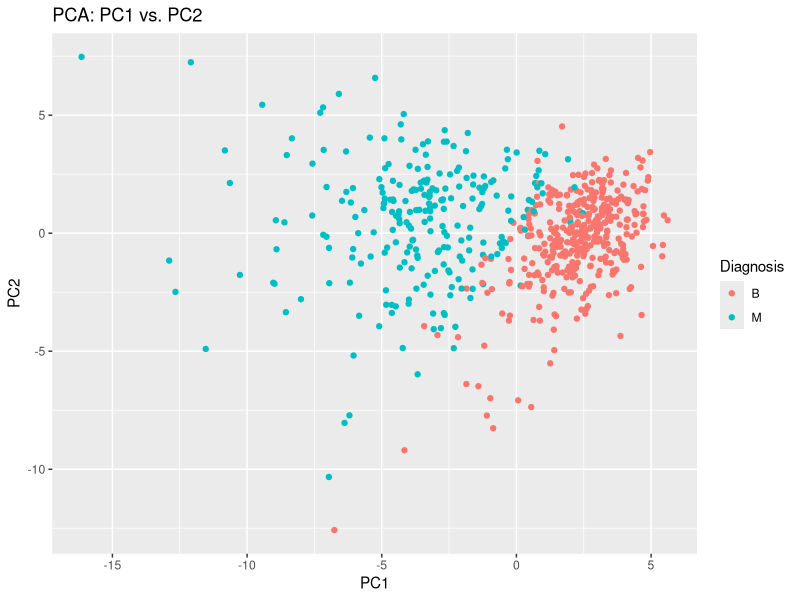
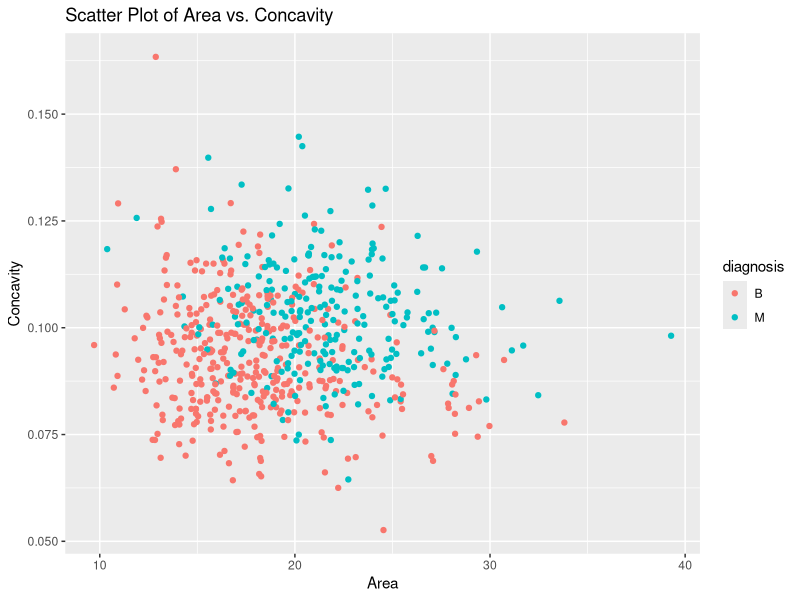
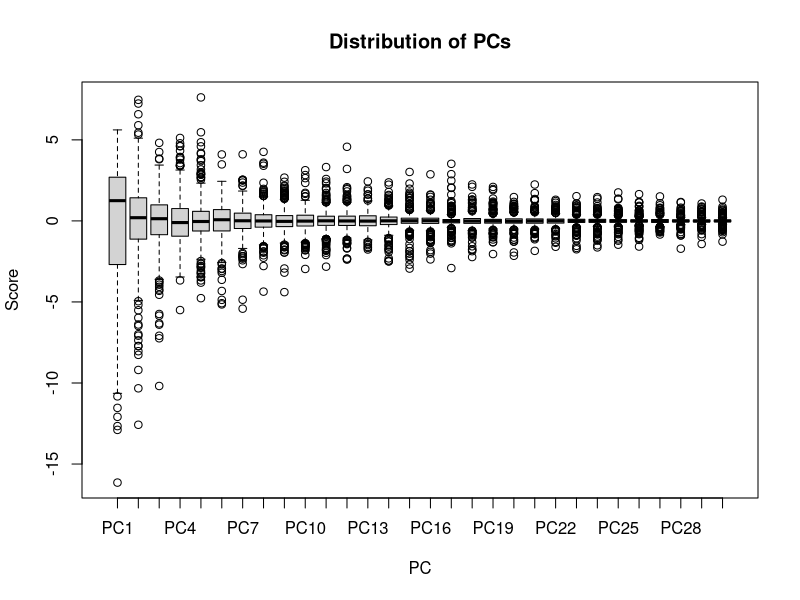

The R source for these figures, in order:
## ---- chunk 1
ovarian.dataset <- read.delim("ovarian.data", sep=",", header = FALSE)
features <- c("perimeter", "area", "smoothness", "symmetry", "concavity", paste("protein", seq(1, 25), sep=""))

names(ovarian.dataset) <- c("cell_id", "diagnosis", features) # paste0(features,"_mean"), paste0(features,"_se"), paste0(features,"_worst")

head(ovarian.dataset)
## ---- chunk 2
data_subset <- ovarian.dataset[, c(3:ncol(ovarian.dataset))]

pca_result <- prcomp(data_subset, center = TRUE, scale. = TRUE)

pca_summary <- summary(pca_result)

proportion_variance_PC1 <- pca_summary$importance[2, 1]

cat("Number of variation in the data associated with PC1: ",proportion_variance_PC1, "\n" )

## ---- chunk 3
cumulative_variances <- pca_summary$importance[3, ]

num_pcs_for_90_percent_variance <- which(cumulative_variances >= 0.90)[1]

cat("Number of PCs needed to preserve 90% of the variance: ", num_pcs_for_90_percent_variance, "\n")

## ---- chunk 4
library(ggplot2)

pca_data <- as.data.frame(pca_result$x[, c(1, 2)])

ggplot(pca_data, aes(x = PC1, y = PC2)) +
  geom_point(aes(color = ovarian.dataset$diagnosis)) +
  labs(title = "PCA: PC1 vs. PC2", x = "PC1", y = "PC2", color = "Diagnosis")  
## ---- chunk 5
ggplot(ovarian.dataset, aes(x = area, y = concavity, color = diagnosis)) +
  geom_point() +
  labs(title = "Scatter Plot of Area vs. Concavity", x = "Area", y = "Concavity")
## ---- chunk 6
pca_data <- pca_result$x

boxplot(pca_data, main = "Distribution of PCs", xlab = "PC", ylab = "Score")
## ---- chunk 7
scaled_data <- scale(data_subset)
kmeans_result <- kmeans(scaled_data, centers = 2)

kmeans_clusters <- kmeans_result$cluster

predicted_labels <- ifelse(kmeans_clusters == 1, "B", "M")

true_labels <- ovarian.dataset$diagnosis

confusion_matrix <- table(Predicted = predicted_labels, True = true_labels)

confusion_matrix

TP <- sum(predicted_labels == "M" & true_labels == "M")
TN <- sum(predicted_labels == "B" & true_labels == "B")
FP <- sum(predicted_labels == "M" & true_labels == "B")
FN <- sum(predicted_labels == "B" & true_labels == "M")

accuracy <- (TP + TN) / (TP + TN + FP + FN)
precision <- TP / (TP + FP)
recall <- TP / (TP + FN)

cat("Accuracy: ", accuracy, "\n")
cat("Precision: ", precision, "\n")
cat("Recall: ", recall, "\n")
## ---- chunk 8
num_runs <- 10

accuracy_results <- numeric(num_runs)

for (i in 1:num_runs) {
  
  kmeans_result <- kmeans(scaled_data, centers = 2)
  
  kmeans_clusters <- kmeans_result$cluster
  
  predicted_labels <- ifelse(kmeans_clusters == 1, "B", "M")
  
  TP <- sum(predicted_labels == "M" & true_labels == "M")
  TN <- sum(predicted_labels == "B" & true_labels == "B")
  FP <- sum(predicted_labels == "M" & true_labels == "B")
  FN <- sum(predicted_labels == "B" & true_labels == "M")
  
  accuracy <- (TP + TN) / (TP + TN + FP + FN)
  
  accuracy_results[i] <- accuracy
}

mean_accuracy <- mean(accuracy_results)

cat("Mean Accuracy Across 10 Runs: ", mean_accuracy, "\n")

## ---- chunk 9
num_runs <- 10

true_labels <- ovarian.dataset$diagnosis

top_5_pcs <- pca_result$x[, 1:5]


for (i in 1:num_runs){
  
  kmeans_result <- kmeans(top_5_pcs, centers = 2)

  cluster_assignments <- kmeans_result$cluster

  predicted_labels <- ifelse(cluster_assignments == 1, "B", "M")
  
  TP <- sum(predicted_labels == "M" & true_labels == "M")
  TN <- sum(predicted_labels == "B" & true_labels == "B")
  FP <- sum(predicted_labels == "M" & true_labels == "B")
  FN <- sum(predicted_labels == "B" & true_labels == "M")
  
  accuracy <- (TP + TN) / (TP + TN + FP + FN)
  
  accuracy_results[i] <- accuracy
}

cat("Accuracy with the Top 5 PCs: ", accuracy, "\n")

## ---- chunk 10
ovarian.dataset.train <- ovarian.dataset[sample(nrow(ovarian.dataset))[1:(nrow(ovarian.dataset)/2)],]
ovarian.dataset.test <- ovarian.dataset[sample(nrow(ovarian.dataset))[(nrow(ovarian.dataset)/2):(nrow(ovarian.dataset))],]
  
## ---- chunk 11
train_data <- ovarian.dataset.train

for (i in 1:nrow(train_data)){
  train_data$diagnosis[i] <-  ifelse(train_data$diagnosis[i] == "M", 1, 0)
}
train_data[,2] <-  as.integer(train_data[,2])
train_datasubset <-  train_data[,c(2:ncol(train_data))]

test_data = ovarian.dataset.test
for (i in 1:nrow(test_data)){
  test_data$diagnosis[i] <- ifelse(test_data$diagnosis[i] == "M", 1, 0)
}
test_data[,2] <-  as.integer(test_data[,2])
test_datasubset <-  test_data[, c(2:ncol(test_data))]

## ---- chunk 12

glm.fit <-  glm(diagnosis ~ perimeter + area + smoothness + symmetry + concavity + protein1 + protein10 + protein11 + protein12 + protein13 + protein14 + protein15 + protein16 + protein17 + protein18 + protein19 + protein2 + protein20 + protein21 + protein22 + protein23 + protein24 + protein25 + protein3 + protein4 + protein5 + protein6 + protein7 + protein8 + protein9 , data = train_datasubset, family = binomial )
## ---- chunk 13
glm.probs <-  predict(glm.fit, test_datasubset, type = "response")
glm.probs[1:5]

glm.pred <-  ifelse(glm.probs > 0.5, 1, 0)

conf_matrix <- table(glm.pred, test_data$diagnosis)

conf_matrix

TP <- conf_matrix[2, 2]
TN <- conf_matrix[1, 1]
FP <- conf_matrix[2, 1]
FN <- conf_matrix[1, 2]

accuracy <- (TP + TN) / sum(conf_matrix)

precision <- TP / (TP + FP)

recall <- TP / (TP + FN)

cat("Accuracy for test set: ", accuracy, "\n")
cat("Precision for test set: ", precision, "\n")
cat("Recall for test set: ", recall, "\n")

## ---- chunk 14
glm.probs <-  predict(glm.fit, train_datasubset, type = "response")
glm.pred <-  ifelse(glm.probs > 0.5, 1, 0)

conf_matrix <- table(glm.pred, train_data$diagnosis)

conf_matrix

TP <- conf_matrix[2, 2]
TN <- conf_matrix[1, 1]
FP <- conf_matrix[2, 1]
FN <- conf_matrix[1, 2]

accuracy <- (TP + TN) / sum(conf_matrix)

precision <- TP / (TP + FP)

recall <- TP / (TP + FN)

cat("Accuracy for train set: ", accuracy, "\n")
cat("Precision for train set: ", precision, "\n")
cat("Recall for train set: ", recall, "\n")
## ---- chunk 15
pca_train_result <-  prcomp(train_datasubset, center = TRUE, scale. = TRUE)

summary(pca_train_result)

top5PC_data_train <-  as.data.frame(pca_train_result$x[, 1:5])

top5PC_data_train$diagnosis <- train_datasubset$diagnosis

top5PC_data_train
## ---- chunk 16
glmTop5.fit <-  glm(diagnosis ~ PC1 + PC2 + PC3 + PC4 + PC5, data = top5PC_data_train, family = binomial)

glmTop5.probs <-  predict(glmTop5.fit, top5PC_data_train, type = "response")


glmTop5.pred <-  ifelse(glmTop5.probs > 0.5, 1, 0)

conf_matrix_top5_pcs <- table(glmTop5.pred, top5PC_data_train$diagnosis)

conf_matrix_top5_pcs

TP_top5_pcs <- conf_matrix_top5_pcs[2, 2]
TN_top5_pcs <- conf_matrix_top5_pcs[1, 1]
FP_top5_pcs <- conf_matrix_top5_pcs[2, 1]
FN_top5_pcs <- conf_matrix_top5_pcs[1, 2]

accuracy_top5_pcs <- (TP_top5_pcs + TN_top5_pcs) / sum(conf_matrix_top5_pcs)

precision_top5_pcs <- TP_top5_pcs / (TP_top5_pcs + FP_top5_pcs)

recall_top5_pcs <- TP_top5_pcs / (TP_top5_pcs + FN_top5_pcs)

cat("Performance on Train Set with Top 5 PCs:\n")
cat("Accuracy: ", accuracy_top5_pcs, "\n")
cat("Precision: ", precision_top5_pcs, "\n")
cat("Recall: ", recall_top5_pcs, "\n")

## ---- chunk 17
pca_test_result <- predict(pca_train_result, newdata = test_datasubset)

top5PC_data_test <- as.data.frame(pca_test_result[, 1:5])

top5PC_data_test$diagnosis <- test_datasubset$diagnosis

glmTop5_test_fit <- glm(diagnosis ~ PC1 + PC2 + PC3 + PC4 + PC5, data = top5PC_data_test, family = binomial)

glmTop5_test_probs <- predict(glmTop5_test_fit, top5PC_data_test, type = "response")

glmTop5_test_pred <- ifelse(glmTop5_test_probs > 0.5, 1, 0)

conf_matrix_top5_pcs <- table(glmTop5_test_pred, test_datasubset$diagnosis)

conf_matrix_top5_pcs

TP_top5_pcs <- conf_matrix_top5_pcs[2, 2]
TN_top5_pcs <- conf_matrix_top5_pcs[1, 1]
FP_top5_pcs <- conf_matrix_top5_pcs[2, 1]
FN_top5_pcs <- conf_matrix_top5_pcs[1, 2]

accuracy_top5_pcs <- (TP_top5_pcs + TN_top5_pcs) / sum(conf_matrix_top5_pcs)

precision_top5_pcs <- TP_top5_pcs / (TP_top5_pcs + FP_top5_pcs)

recall_top5_pcs <- TP_top5_pcs / (TP_top5_pcs + FN_top5_pcs)

cat("Performance on Test Set with Top 5 PCs:\n")
cat("Accuracy: ", accuracy_top5_pcs, "\n")
cat("Precision: ", precision_top5_pcs, "\n")
cat("Recall: ", recall_top5_pcs, "\n")


